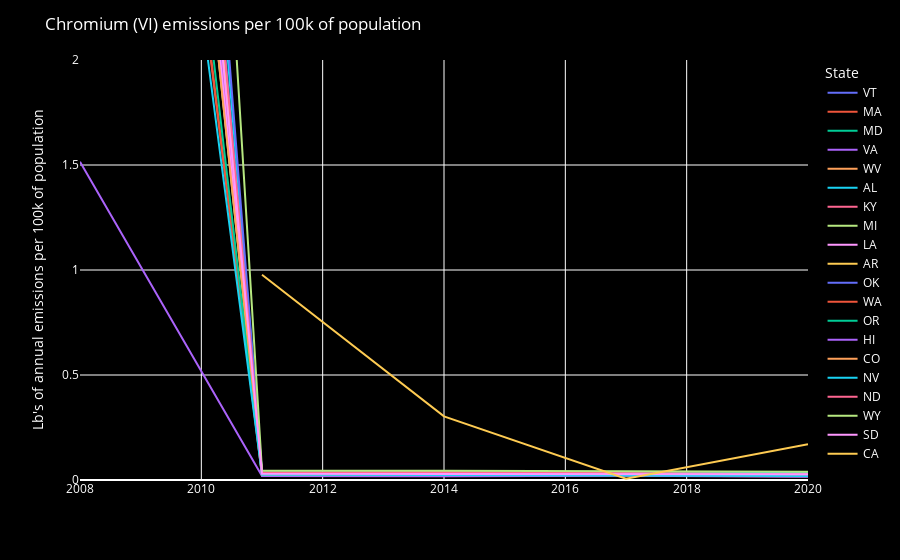

The notebook cell this image was saved under:
### Markdown cell above
## Health Pollutant Plots

### Code cell
chromium_VI = nei_by_pollutant.loc[(nei_by_pollutant["Pollutant"] == 'Chromium (VI)')]

chromium_VI_plot = px.line(
    chromium_VI,
    x = "Year",
    y = "Emmisions_per_100k",
    hover_name = "CAV_adoption",
    color = "State",
    labels = {
        "Year":'',
        "Emmisions_per_100k": "Lb's of annual emissions per 100k of population"
    }
)

chromium_VI_plot.update_layout(
    yaxis_range=[0,2],
    font_color="white",
    legend=dict(
    title="State"
))

chromium_VI_plot.update_layout({
    'plot_bgcolor':'black',
    'paper_bgcolor':'black',
    'title':'Chromium (VI) emissions per 100k of population'
})

chromium_VI_plot.show()

### Figure 1 — Plotly figure (JSON) as saved in the notebook; plotly's stock layout.template omitted (floating-point values rounded to 4 significant figures)
{"data": [{"hovertemplate": "<b>%{hovertext}</b><br><br>State=VT<br>=%{x}<br>Lb's of annual emissions per 100k of population=%{y}<extra></extra>", "hovertext": ["High CAV adoption", "High CAV adoption", "High CAV adoption", "High CAV adoption", "High CAV adoption"], "legendgroup": "VT", "line": {"color": "#636efa", "dash": "solid"}, "marker": {"symbol": "circle"}, "mode": "lines", "name": "VT", "orientation": "v", "showlegend": true, "type": "scatter", "x": [2008, 2011, 2014, 2017, 2020], "xaxis": "x", "y": [9.874, 0.03046, 0.02982, 0.03105, 0.02446], "yaxis": "y"}, {"hovertemplate": "<b>%{hovertext}</b><br><br>State=MA<br>=%{x}<br>Lb's of annual emissions per 100k of population=%{y}<extra></extra>", "hovertext": ["High CAV adoption", "High CAV adoption", "High CAV adoption", "High CAV adoption", "High CAV adoption"], "legendgroup": "MA", "line": {"color": "#EF553B", "dash": "solid"}, "marker": {"symbol": "circle"}, "mode": "lines", "name": "MA", "orientation": "v", "showlegend": true, "type": "scatter", "x": [2008, 2011, 2014, 2017, 2020], "xaxis": "x", "y": [7.128, 0.02177, 0.02132, 0.02372, 0.01985], "yaxis": "y"}, {"hovertemplate": "<b>%{hovertext}</b><br><br>State=MD<br>=%{x}<br>Lb's of annual emissions per 100k of population=%{y}<extra></extra>", "hovertext": ["High CAV adoption", "High CAV adoption", "High CAV adoption", "High CAV adoption", "High CAV adoption"], "legendgroup": "MD", "line": {"color": "#00cc96", "dash": "solid"}, "marker": {"symbol": "circle"}, "mode": "lines", "name": "MD", "orientation": "v", "showlegend": true, "type": "scatter", "x": [2008, 2011, 2014, 2017, 2020], "xaxis": "x", "y": [8.383, 0.0256, 0.02493, 0.02577, 0.02098], "yaxis": "y"}, {"hovertemplate": "<b>%{hovertext}</b><br><br>State=VA<br>=%{x}<br>Lb's of annual emissions per 100k of population=%{y}<extra></extra>", "hovertext": ["High CAV adoption", "High CAV adoption", "High CAV adoption", "High CAV adoption", "High CAV adoption"], "legendgroup": "VA", "line": {"color": "#ab63fa", "dash": "solid"}, "marker": {"symbol": "circle"}, "mode": "lines", "name": "VA", "orientation": "v", "showlegend": true, "type": "scatter", "x": [2008, 2011, 2014, 2017, 2020], "xaxis": "x", "y": [8.86, 0.02771, 0.02676, 0.02611, 0.02251], "yaxis": "y"}, {"hovertemplate": "<b>%{hovertext}</b><br><br>State=WV<br>=%{x}<br>Lb's of annual emissions per 100k of population=%{y}<extra></extra>", "hovertext": ["Low CAV adoption", "Low CAV adoption", "Low CAV adoption", "Low CAV adoption", "Low CAV adoption"], "legendgroup": "WV", "line": {"color": "#FFA15A", "dash": "solid"}, "marker": {"symbol": "circle"}, "mode": "lines", "name": "WV", "orientation": "v", "showlegend": true, "type": "scatter", "x": [2008, 2011, 2014, 2017, 2020], "xaxis": "x", "y": [9.416, 0.02587, 0.02811, 0.02802, 0.02126], "yaxis": "y"}, {"hovertemplate": "<b>%{hovertext}</b><br><br>State=AL<br>=%{x}<br>Lb's of annual emissions per 100k of population=%{y}<extra></extra>", "hovertext": ["Low CAV adoption", "Low CAV adoption", "Low CAV adoption", "Low CAV adoption", "Low CAV adoption"], "legendgroup": "AL", "line": {"color": "#19d3f3", "dash": "solid"}, "marker": {"symbol": "circle"}, "mode": "lines", "name": "AL", "orientation": "v", "showlegend": true, "type": "scatter", "x": [2008, 2011, 2014, 2017, 2020], "xaxis": "x", "y": [10.53, 0.03644, 0.03592, 0.03745, 0.03441], "yaxis": "y"}, {"hovertemplate": "<b>%{hovertext}</b><br><br>State=KY<br>=%{x}<br>Lb's of annual emissions per 100k of population=%{y}<extra></extra>", "hovertext": ["Low CAV adoption", "Low CAV adoption", "Low CAV adoption", "Low CAV adoption", "Low CAV adoption"], "legendgroup": "KY", "line": {"color": "#FF6692", "dash": "solid"}, "marker": {"symbol": "circle"}, "mode": "lines", "name": "KY", "orientation": "v", "showlegend": true, "type": "scatter", "x": [2008, 2011, 2014, 2017, 2020], "xaxis": "x", "y": [9.169, 0.03035, 0.02886, 0.02857, 0.02598], "yaxis": "y"}, {"hovertemplate": "<b>%{hovertext}</b><br><br>State=MI<br>=%{x}<br>Lb's of annual emissions per 100k of population=%{y}<extra></extra>", "hovertext": ["Low CAV adoption", "Low CAV adoption", "Low CAV adoption", "Low CAV adoption", "Low CAV adoption"], "legendgroup": "MI", "line": {"color": "#B6E880", "dash": "solid"}, "marker": {"symbol": "circle"}, "mode": "lines", "name": "MI", "orientation": "v", "showlegend": true, "type": "scatter", "x": [2008, 2011, 2014, 2017, 2020], "xaxis": "x", "y": [8.319, 0.02659, 0.02549, 0.02589, 0.022], "yaxis": "y"}, {"hovertemplate": "<b>%{hovertext}</b><br><br>State=LA<br>=%{x}<br>Lb's of annual emissions per 100k of population=%{y}<extra></extra>", "hovertext": ["Low CAV adoption", "Low CAV adoption", "Low CAV adoption", "Low CAV adoption", "Low CAV adoption"], "legendgroup": "LA", "line": {"color": "#FF97FF", "dash": "solid"}, "marker": {"symbol": "circle"}, "mode": "lines", "name": "LA", "orientation": "v", "showlegend": true, "type": "scatter", "x": [2008, 2011, 2014, 2017, 2020], "xaxis": "x", "y": [8.609, 0.02726, 0.02736, 0.02672, 0.02545], "yaxis": "y"}, {"hovertemplate": "<b>%{hovertext}</b><br><br>State=AR<br>=%{x}<br>Lb's of annual emissions per 100k of population=%{y}<extra></extra>", "hovertext": ["Low CAV adoption", "Low CAV adoption", "Low CAV adoption", "Low CAV adoption", "Low CAV adoption"], "legendgroup": "AR", "line": {"color": "#FECB52", "dash": "solid"}, "marker": {"symbol": "circle"}, "mode": "lines", "name": "AR", "orientation": "v", "showlegend": true, "type": "scatter", "x": [2008, 2011, 2014, 2017, 2020], "xaxis": "x", "y": [9.385, 0.03037, 0.03039, 0.0309, 0.0273], "yaxis": "y"}, {"hovertemplate": "<b>%{hovertext}</b><br><br>State=OK<br>=%{x}<br>Lb's of annual emissions per 100k of population=%{y}<extra></extra>", "hovertext": ["Low CAV adoption", "Low CAV adoption", "Low CAV adoption", "Low CAV adoption", "Low CAV adoption"], "legendgroup": "OK", "line": {"color": "#636efa", "dash": "solid"}, "marker": {"symbol": "circle"}, "mode": "lines", "name": "OK", "orientation": "v", "showlegend": true, "type": "scatter", "x": [2008, 2011, 2014, 2017, 2020], "xaxis": "x", "y": [11.01, 0.03373, 0.03233, 0.03213, 0.02465], "yaxis": "y"}, {"hovertemplate": "<b>%{hovertext}</b><br><br>State=WA<br>=%{x}<br>Lb's of annual emissions per 100k of population=%{y}<extra></extra>", "hovertext": ["High CAV adoption", "High CAV adoption", "High CAV adoption", "High CAV adoption", "High CAV adoption"], "legendgroup": "WA", "line": {"color": "#EF553B", "dash": "solid"}, "marker": {"symbol": "circle"}, "mode": "lines", "name": "WA", "orientation": "v", "showlegend": true, "type": "scatter", "x": [2008, 2011, 2014, 2017, 2020], "xaxis": "x", "y": [7.054, 0.02257, 0.02189, 0.02137, 0.01716], "yaxis": "y"}, {"hovertemplate": "<b>%{hovertext}</b><br><br>State=OR<br>=%{x}<br>Lb's of annual emissions per 100k of population=%{y}<extra></extra>", "hovertext": ["High CAV adoption", "High CAV adoption", "High CAV adoption", "High CAV adoption", "High CAV adoption"], "legendgroup": "OR", "line": {"color": "#00cc96", "dash": "solid"}, "marker": {"symbol": "circle"}, "mode": "lines", "name": "OR", "orientation": "v", "showlegend": true, "type": "scatter", "x": [2008, 2011, 2014, 2017, 2020], "xaxis": "x", "y": [7.471, 0.0228, 0.02225, 0.02276, 0.0183], "yaxis": "y"}, {"hovertemplate": "<b>%{hovertext}</b><br><br>State=HI<br>=%{x}<br>Lb's of annual emissions per 100k of population=%{y}<extra></extra>", "hovertext": ["High CAV adoption", "High CAV adoption", "High CAV adoption", "High CAV adoption", "High CAV adoption"], "legendgroup": "HI", "line": {"color": "#ab63fa", "dash": "solid"}, "marker": {"symbol": "circle"}, "mode": "lines", "name": "HI", "orientation": "v", "showlegend": true, "type": "scatter", "x": [2008, 2011, 2014, 2017, 2020], "xaxis": "x", "y": [1.516, 0.01874, 0.01825, 0.01977, 0.01577], "yaxis": "y"}, {"hovertemplate": "<b>%{hovertext}</b><br><br>State=CO<br>=%{x}<br>Lb's of annual emissions per 100k of population=%{y}<extra></extra>", "hovertext": ["High CAV adoption", "High CAV adoption", "High CAV adoption", "High CAV adoption", "High CAV adoption"], "legendgroup": "CO", "line": {"color": "#FFA15A", "dash": "solid"}, "marker": {"symbol": "circle"}, "mode": "lines", "name": "CO", "orientation": "v", "showlegend": true, "type": "scatter", "x": [2008, 2011, 2014, 2017, 2020], "xaxis": "x", "y": [8.315, 0.02431, 0.02431, 0.02468, 0.02093], "yaxis": "y"}, {"hovertemplate": "<b>%{hovertext}</b><br><br>State=NV<br>=%{x}<br>Lb's of annual emissions per 100k of population=%{y}<extra></extra>", "hovertext": ["High CAV adoption", "High CAV adoption", "High CAV adoption", "High CAV adoption", "High CAV adoption"], "legendgroup": "NV", "line": {"color": "#19d3f3", "dash": "solid"}, "marker": {"symbol": "circle"}, "mode": "lines", "name": "NV", "orientation": "v", "showlegend": true, "type": "scatter", "x": [2008, 2011, 2014, 2017, 2020], "xaxis": "x", "y": [6.677, 0.02496, 0.02379, 0.02274, 0.01953], "yaxis": "y"}, {"hovertemplate": "<b>%{hovertext}</b><br><br>State=ND<br>=%{x}<br>Lb's of annual emissions per 100k of population=%{y}<extra></extra>", "hovertext": ["Low CAV adoption", "Low CAV adoption", "Low CAV adoption", "Low CAV adoption", "Low CAV adoption"], "legendgroup": "ND", "line": {"color": "#FF6692", "dash": "solid"}, "marker": {"symbol": "circle"}, "mode": "lines", "name": "ND", "orientation": "v", "showlegend": true, "type": "scatter", "x": [2008, 2011, 2014, 2017, 2020], "xaxis": "x", "y": [9.786, 0.03611, 0.03813, 0.03296, 0.02735], "yaxis": "y"}, {"hovertemplate": "<b>%{hovertext}</b><br><br>State=WY<br>=%{x}<br>Lb's of annual emissions per 100k of population=%{y}<extra></extra>", "hovertext": ["Low CAV adoption", "Low CAV adoption", "Low CAV adoption", "Low CAV adoption", "Low CAV adoption"], "legendgroup": "WY", "line": {"color": "#B6E880", "dash": "solid"}, "marker": {"symbol": "circle"}, "mode": "lines", "name": "WY", "orientation": "v", "showlegend": true, "type": "scatter", "x": [2008, 2011, 2014, 2017, 2020], "xaxis": "x", "y": [14.14, 0.04452, 0.04374, 0.04309, 0.03967], "yaxis": "y"}, {"hovertemplate": "<b>%{hovertext}</b><br><br>State=SD<br>=%{x}<br>Lb's of annual emissions per 100k of population=%{y}<extra></extra>", "hovertext": ["Low CAV adoption", "Low CAV adoption", "Low CAV adoption", "Low CAV adoption", "Low CAV adoption"], "legendgroup": "SD", "line": {"color": "#FF97FF", "dash": "solid"}, "marker": {"symbol": "circle"}, "mode": "lines", "name": "SD", "orientation": "v", "showlegend": true, "type": "scatter", "x": [2008, 2011, 2014, 2017, 2020], "xaxis": "x", "y": [9.215, 0.02951, 0.02915, 0.02858, 0.02706], "yaxis": "y"}, {"hovertemplate": "<b>%{hovertext}</b><br><br>State=CA<br>=%{x}<br>Lb's of annual emissions per 100k of population=%{y}<extra></extra>", "hovertext": ["High CAV adoption", "High CAV adoption", "High CAV adoption", "High CAV adoption"], "legendgroup": "CA", "line": {"color": "#FECB52", "dash": "solid"}, "marker": {"symbol": "circle"}, "mode": "lines", "name": "CA", "orientation": "v", "showlegend": true, "type": "scatter", "x": [2011, 2014, 2017, 2020], "xaxis": "x", "y": [0.9774, 0.3031, 0.006165, 0.1699], "yaxis": "y"}], "layout": {"font": {"color": "white"}, "legend": {"title": {"text": "State"}, "tracegroupgap": 0}, "margin": {"t": 60}, "paper_bgcolor": "black", "plot_bgcolor": "black", "title": {"text": "Chromium (VI) emissions per 100k of population"}, "xaxis": {"anchor": "y", "domain": [0, 1], "title": {"text": ""}}, "yaxis": {"anchor": "x", "domain": [0, 1], "range": [0, 2], "title": {"text": "Lb's of annual emissions per 100k of population"}}}}
